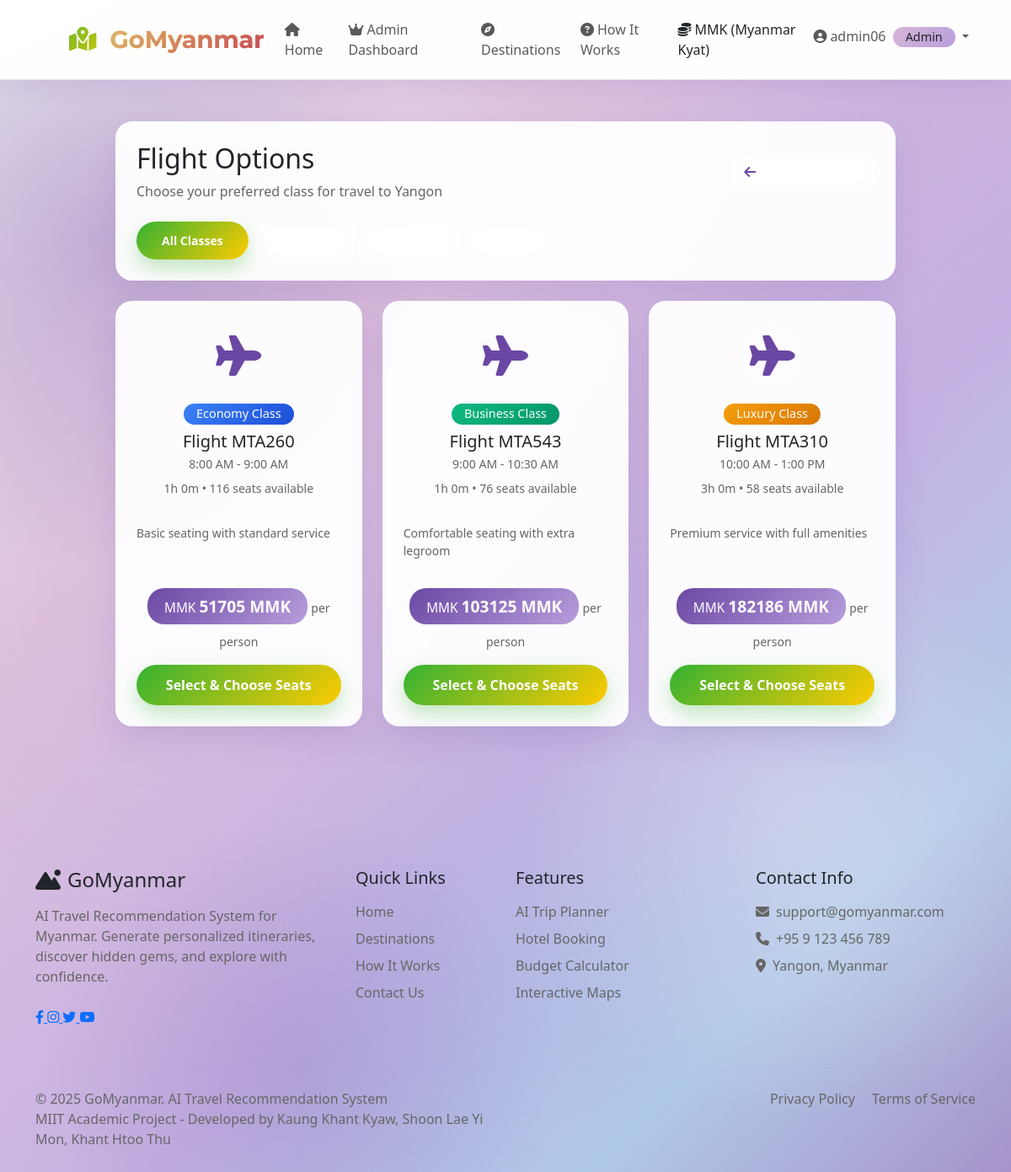
/planner/select-transport/2/?type=flight (signed in), run on an earlier commit of the app's database.
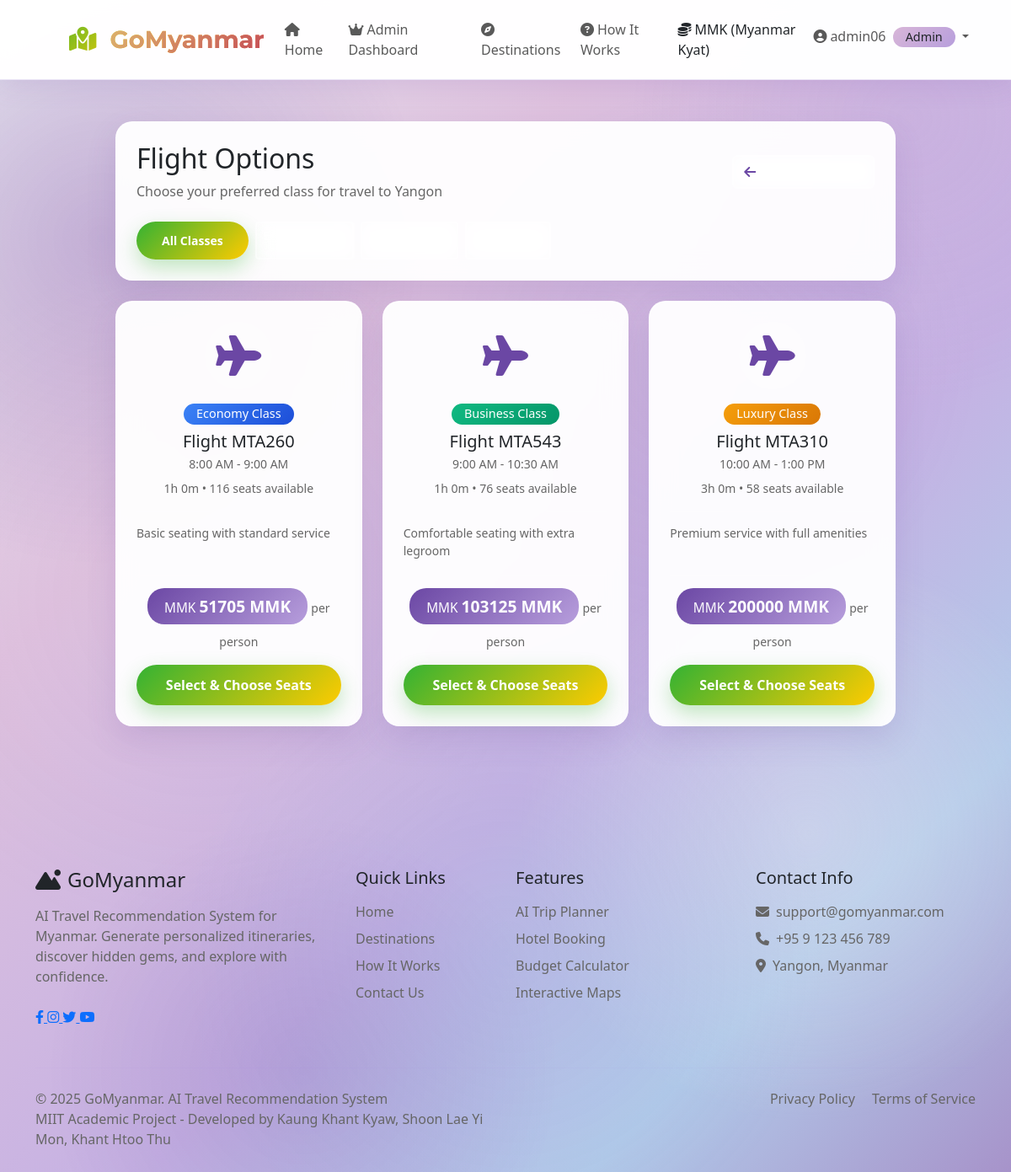
And on a later commit of the database.
### planner/models.py (models this page shows, shortened)
class Flight(models.Model):
    airline = models.ForeignKey(Airline, on_delete=models.CASCADE, related_name='flights')
    flight_number = models.CharField(max_length=20)
    departure = models.ForeignKey(Destination, on_delete=models.CASCADE, related_name='departing_flights')
    arrival = models.ForeignKey(Destination, on_delete=models.CASCADE, related_name='arriving_flights')
    departure_time = models.TimeField()
    arrival_time = models.TimeField()
    duration = models.DurationField()
    price = models.DecimalField(max_digits=10, decimal_places=0, help_text="Price in MMK")
    category = models.CharField(max_length=20, choices=[
        ('low', 'Low Cost'),
        ('medium', 'Medium Cost'),
        ('high', 'High Cost'),
    ])
    total_seats = models.IntegerField(default=180)
    available_seats = models.IntegerField(default=180)
    seat_map = models.JSONField(default=dict, help_text="JSON representation of seat layout and availability")
    description = models.TextField(blank=True)
    flight_image = models.ImageField(upload_to='flights/', blank=True, null=True)
    amenities = models.JSONField(default=list, blank=True)
    is_active = models.BooleanField(default=True)
    created_at = models.DateTimeField(auto_now_add=True)
    def price_in_mmk(self):
        return int(self.price)
    def get_duration_display(self):
        total_seconds = int(self.duration.total_seconds())
        hours = total_seconds // 3600
        minutes = (total_seconds % 3600) // 60
        return f"{hours}h {minutes}m"

### planner/views.py (the view, shortened to what this page needs)
# urls.py: path('select-transport/<int:trip_id>/', views.SelectTransportView.as_view(), name='select_transport'),
class SelectTransportView(LoginRequiredMixin, View):
    template_name = 'planner/transport_list.html'
    def get(self, request, trip_id):
        trip = get_object_or_404(TripPlan, id=trip_id, user=request.user)
        transport_type = request.GET.get('type', 'flight')
        transport_class = request.GET.get('class', 'all')
        transport_items = []
        if transport_type == 'flight':
            transport_items = self.create_simple_flights(trip, transport_class)
        elif transport_type == 'bus':
            transport_items = self.create_simple_buses(trip, transport_class)
        elif transport_type == 'car':
            transport_items = self.create_simple_cars(trip, transport_class)
        context = {
            'trip': trip,
            'transport_type': transport_type,
            'transport_items': transport_items,
            'transport_class': transport_class,
        }
        return render(request, self.template_name, context)
    def check_has_airport(self, destination):
        return destination.has_airport()
    def create_simple_flights(self, trip, transport_class):
        from datetime import timedelta
        existing_flights = Flight.objects.filter(
            departure=trip.origin,
            arrival=trip.destination,
            is_active=True
        )
        flight_options = [
            {
                'class': 'low',
                'name': 'Economy Flight',
                'description': 'Basic seating with standard service',
                'base_price': 50000,
                'departure_times': ['08:00', '14:00', '20:00'],
                'duration_hours': random.randint(1, 3),
                'total_seats': 150,
                'available_seats': random.randint(80, 140),
            },
            {
                'class': 'medium',
                'name': 'Business Flight',
                'description': 'Comfortable seating with extra legroom',
                'base_price': 100000,
                'departure_times': ['09:00', '15:00', '21:00'],
                'duration_hours': random.randint(1, 3),
                'total_seats': 120,
                'available_seats': random.randint(50, 100),
            },
            {
                'class': 'high',
                'name': 'Luxury Flight',
                'description': 'Premium service with full amenities',
                'base_price': 180000,
                'departure_times': ['10:00', '16:00', '22:00'],
                'duration_hours': random.randint(1, 3),
                'total_seats': 100,
                'available_seats': random.randint(30, 80),
            }
        ]
        flights_to_return = []
        for option in flight_options:
            if transport_class != 'all' and transport_class != option['class']:
                continue
            existing = existing_flights.filter(category=option['class']).first()
            if not existing:
                airline, _ = Airline.objects.get_or_create(
                    name="Myanmar Travel Airlines",
                    defaults={'code': 'MTA', 'is_default_for_domestic': True}
                )
                departure_time = random.choice(option['departure_times'])
                arrival_hour = int(departure_time.split(':')[0]) + option['duration_hours']
                if arrival_hour >= 24:
                    arrival_hour -= 24
                arrival_time = f"{arrival_hour:02d}:{random.choice(['00', '30'])}"
                flight = Flight.objects.create(
                    airline=airline,
                    flight_number=f"MTA{random.randint(100, 999)}",
                    departure=trip.origin,
                    arrival=trip.destination,
                    departure_time=departure_time,
                    arrival_time=arrival_time,
                    duration=timedelta(hours=option['duration_hours']),
                    price=option['base_price'] + random.randint(-5000, 10000),
                    category=option['class'],
                    total_seats=option['total_seats'],
                    available_seats=option['available_seats'],
                    description=option['description'],
                    is_active=True
                )
                flight.seat_map = flight.generate_seat_map()
                flight.save()
                flights_to_return.append(flight)
            else:
                flights_to_return.append(existing)
        return flights_to_return

### planner/airport_data.py (called while the page is built)
def get_airport_info(destination_name):
    if destination_name in AIRPORT_DATA:
        return AIRPORT_DATA[destination_name]
    for city, data in AIRPORT_DATA.items():
        if city.lower() in destination_name.lower() or destination_name.lower() in city.lower():
            return data
    return None

### planner/context_processors.py (called while the page is built)
def leaflet_config(request):
    return {
        'LEAFLET_CONFIG': settings.LEAFLET_CONFIG,
        'USE_GOOGLE_MAPS': False,
        'MAP_PROVIDER': 'leaflet'
    }

### planner/models.py (called while the page is built)
    def has_airport(self):
        airport_info = get_airport_info(self.name)
        return airport_info is not None and airport_info.get('has_airport', False)

### users/models.py (called while the page is built)
    def is_admin_user(self):
        return self.user_type == 'admin' or self.is_staff or self.is_superuser

### templates/planner/transport_list.html (shortened to what the changed rows need)
{% extends 'base.html' %}
{% load static %}
{% block content %}
<div class="container py-5 mt-5">
    <div class="row">
        <div class="col-lg-10 mx-auto">
            <div class="card-glass p-4 mb-4">
                <div class="d-flex justify-content-between align-items-center mb-4">
                    <div>
                        <h2 class="mb-2">{{ transport_type|title }} Options</h2>
                    </div>
                </div>
            </div>
            <div class="row">
                {% for item in transport_items %}
                <div class="col-md-4 mb-4">
                    <div class="card-glass p-4 h-100">
                        <div class="text-center mb-3">
                            <div class="transport-icon">
                                {% if transport_type == 'flight' %}
                                    <i class="fas fa-plane fa-3x {% if item.category == 'low' %}text-blue{% elif item.category == 'medium' %}text-green{% else %}text-gold{% endif %}"></i>
                                {% elif transport_type == 'car' %}
                                    <i class="fas fa-car fa-3x {% if item.car_type == 'economy' %}text-blue{% elif item.car_type == 'suv' %}text-green{% else %}text-gold{% endif %}"></i>
                                {% else %}
                                    <i class="fas fa-bus fa-3x {% if item.bus_type == 'standard' %}text-blue{% elif item.bus_type == 'vip' %}text-green{% else %}text-gold{% endif %}"></i>
                                {% endif %}
                            </div>
                        </div>
                        <div class="text-center mb-3">
                            {% if transport_type == 'flight' %}
                                {% if item.category == 'low' %}
                                    <span class="badge bg-blue mb-2">Economy Class</span>
                                {% elif item.category == 'medium' %}
                                    <span class="badge bg-green mb-2">Business Class</span>
                                {% else %}
                                    <span class="badge bg-gold mb-2">Luxury Class</span>
                                {% endif %}
                                <h5 class="mb-1">Flight {{ item.flight_number }}</h5>
                                <p class="text-gray small mb-2">{{ item.departure_time|time:"g:i A" }} - {{ item.arrival_time|time:"g:i A" }}</p>
                                <p class="text-gray small mb-0">{{ item.get_duration_display }} • {{ item.available_seats }} seats available</p>
                            {% endif %}
                        </div>
                        <div class="transport-description mb-3">
                            <p class="text-gray small mb-2">{{ item.description }}</p>
                        </div>
                        <div class="text-center">
                            <div class="price-display mb-3">
                                <h4 class="price-tag mb-2">
                                    {% if transport_type == 'flight' or transport_type == 'bus' %}
                                        {{ item.price_in_mmk }} MMK
                                    {% else %}
                                        {{ item.price_in_mmk }} MMK/day
                                    {% endif %}
                                </h4>
                                <small class="text-gray">per {% if transport_type == 'car' %}day{% else %}person{% endif %}</small>
                            </div>
                            {% if transport_type == 'car' %}
                            <form method="post" action="{% url 'planner:save_transport' trip.id %}">
                                {% csrf_token %}
                                <input type="hidden" name="transport_type" value="{{ transport_type }}">
                                <input type="hidden" name="transport_id" value="{{ item.id }}">
                                <button type="submit" class="btn btn-primary w-100">
                                    Select Car
                                </button>
                            </form>
                            {% else %}
                            <a href="{% url 'planner:select_seats' trip.id item.id %}?type={{ transport_type }}" class="btn btn-primary w-100">
                                Select & Choose Seats
                            </a>
                            {% endif %}
                        </div>
                    </div>
                </div>
                {% endfor %}
            </div>
        </div>
    </div>
</div>
{% endblock %}

What changed in the data, as far as the page shows it:
changed Flight "MTA310": price_in_mmk "182186" → "200000"
